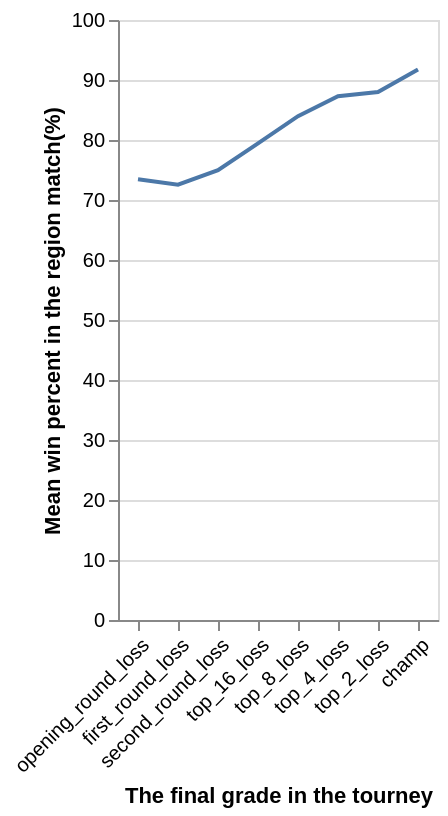

Notebook code for this chart:
### Markdown cell above
After knowing there may exist some relationship between each other bars in last visualation.In this scatter graph, we could see the relationship between the mean win percent in the region mathch and the final grade than last graph.It is clear to see the final grade is higher then  mean win percent in region alson get higher in general

### Code cell
mean_line_plot=alt.Chart(mean).mark_line().encode(
    x=alt.X("tourney_finish").title("The final grade in the tourney"),
    y=alt.Y("mean_reg_wins_pct").title("Mean win percent in the region match(%)")
).configure_axisX(labelAngle=-45)
mean_line_plot

### Figure 1 — Vega-Lite specification as saved in the notebook (floating-point values rounded to 4 significant figures)
{"config": {"view": {"continuousWidth": 300, "continuousHeight": 300}, "axisX": {"labelAngle": -45}}, "data": {"name": "data-c800ad9c62bed71016e77bb3d715e0cc"}, "mark": {"type": "line"}, "encoding": {"x": {"field": "tourney_finish", "sort": ["opening_round_loss", "first_round_loss", "second_round_loss", "top_16_loss", "top_8_loss", "top_4_loss", "top_2_loss", "champ"], "title": "The final grade in the tourney", "type": "ordinal"}, "y": {"field": "mean_reg_wins_pct", "title": "Mean win percent in the region match(%)", "type": "quantitative"}}, "$schema": "https://vega.github.io/schema/vega-lite/v5.20.1.json", "datasets": {"data-c800ad9c62bed71016e77bb3d715e0cc": [{"tourney_finish": "opening_round_loss", "mean_reg_wins_pct": 73.45}, {"tourney_finish": "first_round_loss", "mean_reg_wins_pct": 72.55}, {"tourney_finish": "second_round_loss", "mean_reg_wins_pct": 74.98}, {"tourney_finish": "top_16_loss", "mean_reg_wins_pct": 79.45}, {"tourney_finish": "top_8_loss", "mean_reg_wins_pct": 83.98}, {"tourney_finish": "top_4_loss", "mean_reg_wins_pct": 87.29}, {"tourney_finish": "top_2_loss", "mean_reg_wins_pct": 87.99}, {"tourney_finish": "champ", "mean_reg_wins_pct": 91.74}]}}
